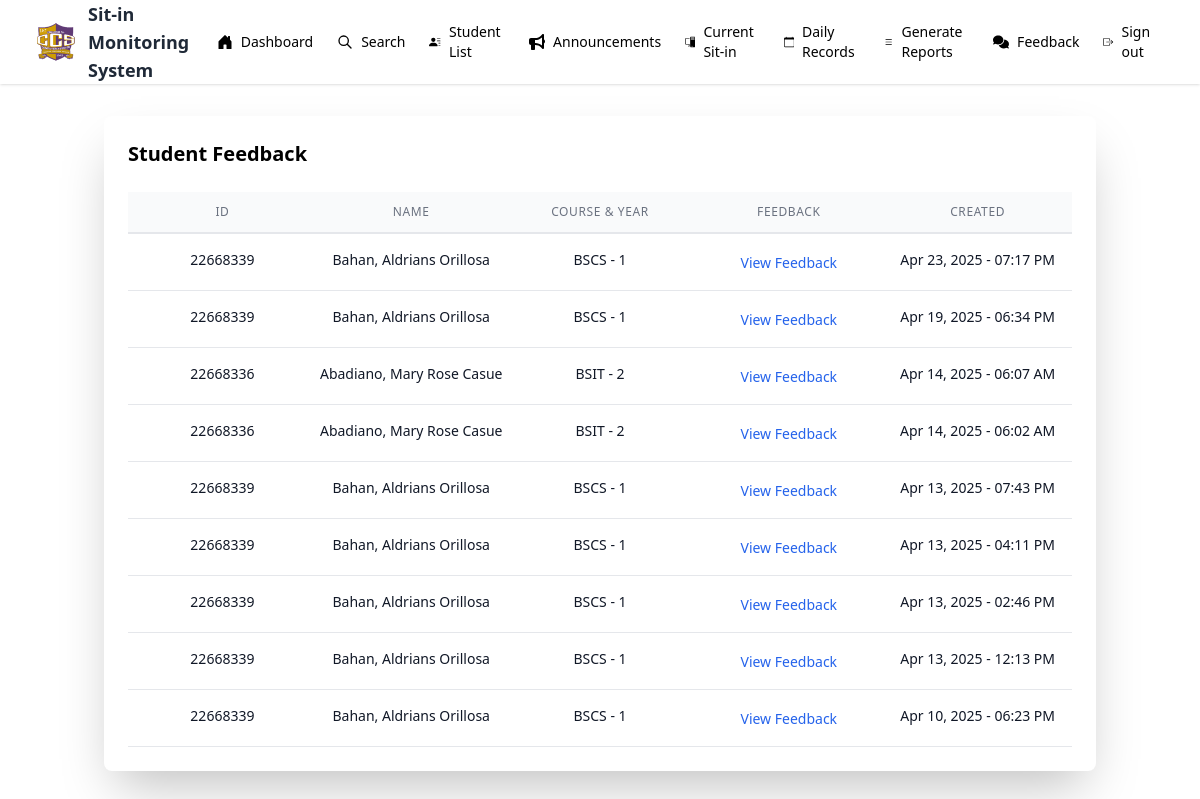
The page /admin/admin_feedback.php on the database its author committed.
### tables this page shows
CREATE TABLE `feedback` (
  `id` int(11) NOT NULL,
  `idno` int(11) DEFAULT NULL,
  `feedback_text` text DEFAULT NULL,
  `created_at` timestamp NOT NULL DEFAULT current_timestamp()
);

CREATE TABLE `students` (
  `id` int(20) NOT NULL,
  `idno` int(20) NOT NULL,
  `lastname` varchar(50) NOT NULL,
  `firstname` varchar(50) NOT NULL,
  `midname` varchar(50) NOT NULL,
  `course` enum('BSIT','BSCS') NOT NULL,
  `year` int(9) NOT NULL,
  `username` varchar(50) NOT NULL,
  `password` varchar(50) NOT NULL,
  `profile` varchar(225) NOT NULL,
  `session` int(30) NOT NULL DEFAULT 30
);

### admin/admin_feedback.php (the view, shortened to what this page needs)
<?php
include "../admin/admin_nav.php";
$query = "SELECT feedback.*, students.lastname, students.firstname, students.midname, students.course, students.year
          FROM feedback
          JOIN students ON feedback.idno = students.idno
          ORDER BY feedback.created_at DESC";
$result = mysqli_query($mysql, $query);
?>
<!DOCTYPE html>
<html lang="en">
<head>
    <script src="https://cdn.tailwindcss.com"></script>
</head>
<body class="bg-gray-100">
    <div class="container mx-auto px-4 py-8">
        <div class="max-w-7xl mx-auto">
            <div class="bg-white shadow-2xl rounded-lg p-6">
                <div class="flex justify-between items-center mb-6">
                    <h2 class="text-xl font-semibold">Student Feedback</h2>
                </div>
                <div class="overflow-x-auto">
                    <div class="grid grid-cols-5 text-center border-b-2 py-3 bg-gray-50">
                        <p class="text-xs font-medium text-gray-500 uppercase tracking-wider">ID</p>
                        <p class="text-xs font-medium text-gray-500 uppercase tracking-wider">Name</p>
                        <p class="text-xs font-medium text-gray-500 uppercase tracking-wider">Course & Year</p>
                        <p class="text-xs font-medium text-gray-500 uppercase tracking-wider">Feedback</p>
                        <p class="text-xs font-medium text-gray-500 uppercase tracking-wider">Created</p>
                    </div>
                    <div class="overflow-y-auto max-h-[600px]">
                        <?php while ($row = mysqli_fetch_assoc($result)): ?>
                            <div class="grid grid-cols-5 text-center border-b py-4 hover:bg-gray-50 transition">
                                <p class="text-sm text-gray-900"><?php echo htmlspecialchars($row['idno']); ?></p>
                                <p class="text-sm text-gray-900"><?php echo htmlspecialchars($row['lastname'] . ', ' . $row['firstname'] . ' ' . $row['midname']); ?></p>
                                <p class="text-sm text-gray-900"><?php echo htmlspecialchars($row['course'] . ' - ' . $row['year']); ?></p>
                                <div class="relative group">
                                    <button onclick='openFeedbackModal(<?php
                                        echo json_encode($row['feedback_text']) . ', ' .
                                             json_encode($row['idno']) . ', ' .
                                             json_encode($row['lastname'] . ', ' . $row['firstname'] . ' ' . $row['midname']) . ', ' .
                                             json_encode(date('M d, Y - h:i A', strtotime($row['created_at'])));
                                    ?>)'
                                        class="text-blue-600 hover:text-blue-800 text-sm">
                                        View Feedback
                                    </button>
                                </div>
                                <p class="text-sm text-gray-900"><?php echo date('M d, Y - h:i A', strtotime($row['created_at'])); ?></p>
                            </div>
                        <?php endwhile; ?>
                    </div>
                </div>
            </div>
        </div>
    </div>
</body>
</html>

### rows shown on the page
feedback: idno "22668339", students.lastname+firstname+midname "Bahan, Aldrians Orillosa", students.course+year "BSCS - 1", created_at "Apr 23, 2025 - 07:17 PM"
feedback: idno "22668339", students.lastname+firstname+midname "Bahan, Aldrians Orillosa", students.course+year "BSCS - 1", created_at "Apr 19, 2025 - 06:34 PM"
feedback: idno "22668336", students.lastname+firstname+midname "Abadiano, Mary Rose Casue", students.course+year "BSIT - 2", created_at "Apr 14, 2025 - 06:07 AM"
feedback: idno "22668336", students.lastname+firstname+midname "Abadiano, Mary Rose Casue", students.course+year "BSIT - 2", created_at "Apr 14, 2025 - 06:02 AM"
feedback: idno "22668339", students.lastname+firstname+midname "Bahan, Aldrians Orillosa", students.course+year "BSCS - 1", created_at "Apr 13, 2025 - 07:43 PM"
feedback: idno "22668339", students.lastname+firstname+midname "Bahan, Aldrians Orillosa", students.course+year "BSCS - 1", created_at "Apr 13, 2025 - 04:11 PM"
feedback: idno "22668339", students.lastname+firstname+midname "Bahan, Aldrians Orillosa", students.course+year "BSCS - 1", created_at "Apr 13, 2025 - 02:46 PM"
feedback: idno "22668339", students.lastname+firstname+midname "Bahan, Aldrians Orillosa", students.course+year "BSCS - 1", created_at "Apr 13, 2025 - 12:13 PM"
feedback: idno "22668339", students.lastname+firstname+midname "Bahan, Aldrians Orillosa", students.course+year "BSCS - 1", created_at "Apr 10, 2025 - 06:23 PM"
